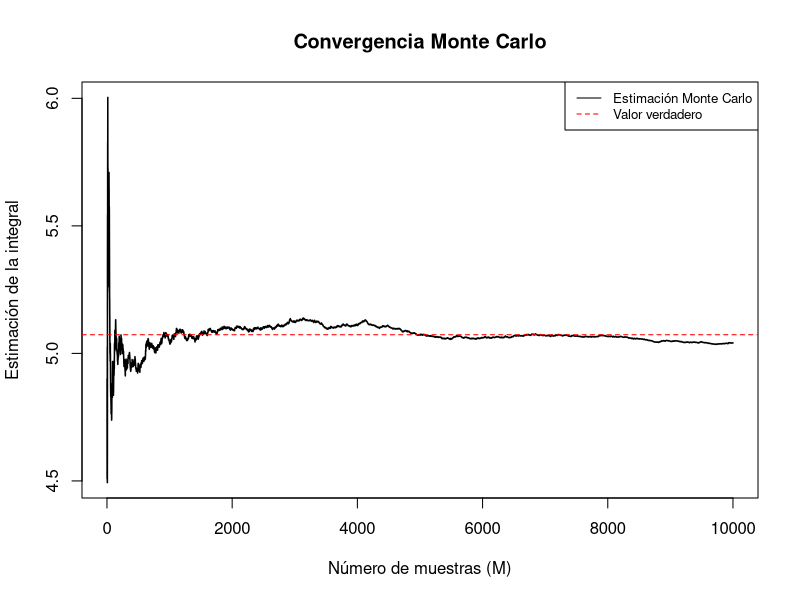
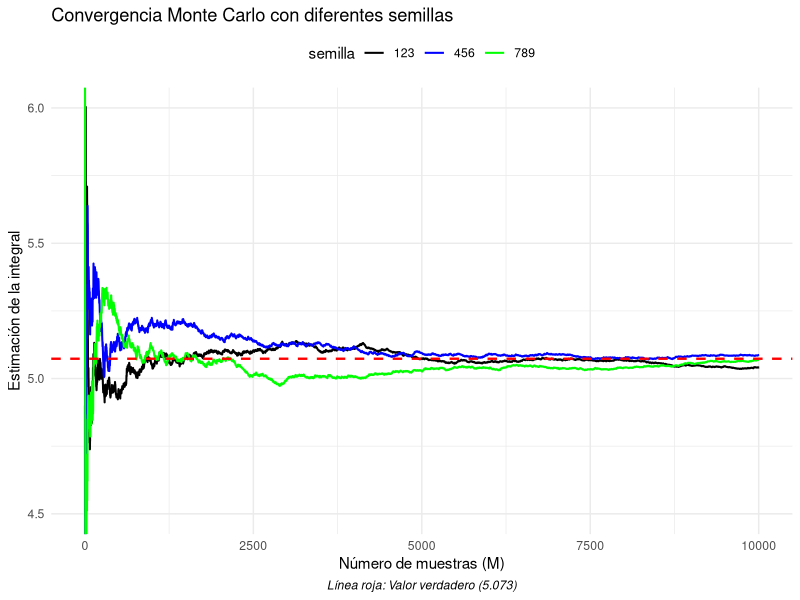
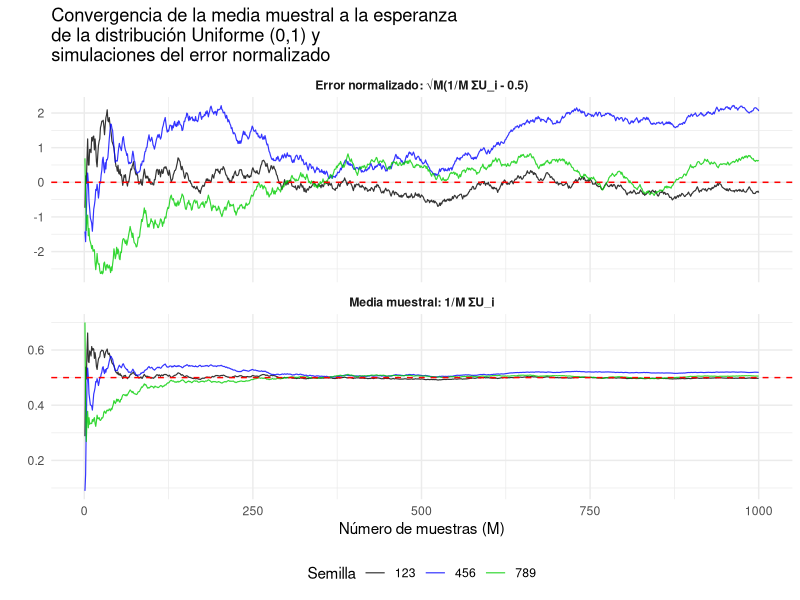
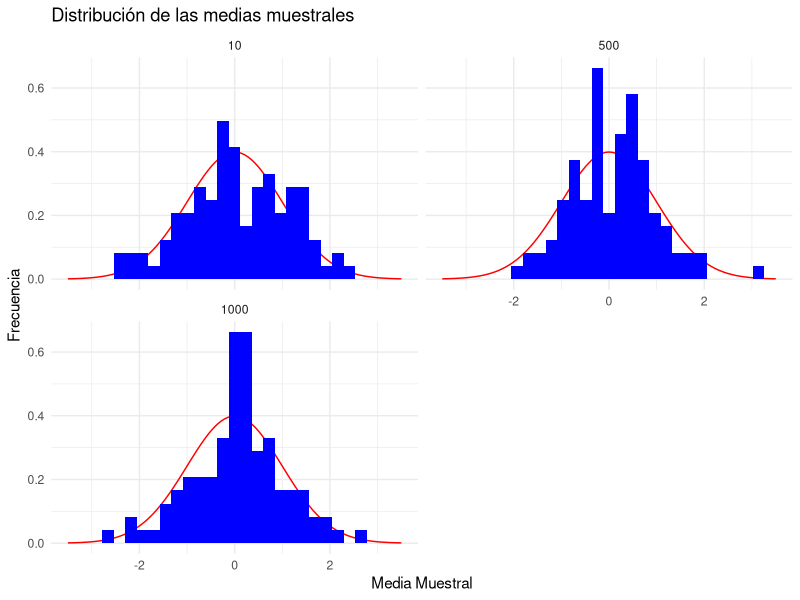

The R source for these figures, in order:
### P2 20/3/2025 - Monte Carlo - ejemplo 1 
### Estimación Monte Carlo 
### de \int_{[0,1]^3} exp(x_1 + x_2 + x_3) dx_1 dx_2 dx_3
library(tidyverse)
rm(list=ls())
set.seed(123)  # reproducibilidad
M <- 10000     # número de muestras

# Generar muestras de Uniforme en [0,1]^3
U <- matrix(runif(3*M), ncol = 3)

# valores de la función integranda
f_vals <- exp(rowSums(U))

# media que varía con M 
running_mean <- cumsum(f_vals) / (1:M)

# verdadero valor de la integral
true_value <- (exp(1) - 1)^3

plot(1:M, running_mean, type = "l", lwd = 1.5,
     main = "Convergencia Monte Carlo",
     xlab = "Número de muestras (M)",
     ylab = "Estimación de la integral")
abline(h = true_value, col = "red", lty = 2)
legend("topright", 
       legend = c("Estimación Monte Carlo", "Valor verdadero"),
       col = c("black", "red"), lty = c(1, 2), cex = 0.8)

##########
### P2 20/3/2025 - Monte Carlo - ejemplo 2 
### Simulación de tres sucesiones
library(ggplot2)

set.seed(123)  # Semilla original
M <- 10000
true_value <- (exp(1) - 1)^3

# Función para generar estimaciones Monte Carlo
genera_estimacion <- function(seed, M) {
  set.seed(seed)
  U <- matrix(runif(3*M), ncol = 3)
  f_vals <- exp(rowSums(U))
  data.frame(
    M = 1:M,
    estimacion = cumsum(f_vals)/(1:M),
    semilla = factor(seed)
  )
}

# Generar datos para 3 semillas diferentes
semillas <- c(123, 456, 789)
df <- do.call(rbind, lapply(semillas, genera_estimacion, M = M))

# Gráfico
ggplot(df, aes(x = M, y = estimacion, color = semilla)) +
  geom_line(size = 0.7) +
  geom_hline(yintercept = true_value, 
             linetype = "dashed", 
             color = "red", 
             size = 0.8) +
  scale_color_manual(values = c("123" = "black", 
                                "456" = "blue", 
                                "789" = "green")) +
  labs(title = "Convergencia Monte Carlo con diferentes semillas",
       x = "Número de muestras (M)",
       y = "Estimación de la integral",
       caption = "Línea roja: Valor verdadero (5.073)") +
  theme_minimal() +
  theme(legend.position = "top",
        plot.caption = element_text(hjust = 0.5, face = "italic")) +
  coord_cartesian(ylim = c(4.5, 6))
##########

##########
### P2 20/3/2025 - Monte Carlo - ejemplo 3 
### Estimación Monte Carlo 
### de la esperanza de una v.a. uniforme en (0,1)
rm(list=ls())
library(ggplot2)
library(tidyr)

genera_simulacion <- function(seed, M) {
  set.seed(seed)
  U <- runif(M)  # Muestras uniformes 1D
  m <- 1:M
  
  # media que varía con M 
  running_mean <- cumsum(U)/m
  # error normalizado que varía con M
  norm_error <- sqrt(m) * (running_mean - 0.5)/sqrt(1/12)
  
  data.frame(
    M = m,
    mediamuestral = running_mean,
    normerror = norm_error,
    Semilla = factor(seed)
  )
}

# Generar datos con tres semillas
semillas <- c(123, 456, 789)
M <- 1000
df <- do.call(rbind, lapply(semillas, genera_simulacion, M = M))

# Reformatear datos para facetado
df_long <- pivot_longer(df, 
            cols = c(mediamuestral, normerror),
            names_to = "Metric",
            values_to = "Value") %>%
  mutate(Metric = factor(Metric, 
            levels = c("normerror", "mediamuestral"),   
            labels = c("Error normalizado: √M(1/M ΣU_i - 0.5)",
                       "Media muestral: 1/M ΣU_i")))

# Gráfico con dos facetas
ggplot(df_long, aes(x = M, y = Value, color = Semilla)) +
  geom_line(alpha = 0.8, linewidth = 0.4) +
  facet_wrap(~ Metric, ncol = 1, scales = "free_y") +
  geom_hline(data = data.frame(Metric = levels(df_long$Metric),
                               yint = c(0, 0.5)),
             aes(yintercept = yint),
             linetype = "dashed", color = "red") +
  scale_color_manual(values = c("123" = "black",
                                "456" = "blue",
                                "789" = "green3")) +
  labs(title = "Convergencia de la media muestral a la esperanza \nde la distribución Uniforme (0,1) y \nsimulaciones del error normalizado",
       x = "Número de muestras (M)",
       y = "") +
  theme_minimal() +
  theme(legend.position = "bottom",
        strip.text = element_text(face = "bold"))
##########

### Ejercicio propuesto: desarrollar el ejemplo 3, generando N= 100, 500, 1000 realizaciones de la sucesión del Error normalizado y construir histogramas/estimación de densidades con los 100, 500, 1000 valores obtenidos cuando M = 500 y 1000. Comparar los histogramas/estimación de densidades así obtenidos con la densidad de una distribución normal centrada con varianza igual a Var(U_1), U_1 ~ Uniforme(0,1). Interpretar los resultados obtenidos.
semillas <- sample(1:10000,100,replace=F) #Obtenemos 100 semillas
M <- 1000
df <- do.call(rbind, lapply(semillas, genera_simulacion, M = M))
df <- df |> filter(M %in% c(10, 500, 1000))

ggplot(df) +
  geom_function(fun = dnorm, colour = "red") +
  geom_histogram(aes(x = normerror, y=after_stat(density)),bins = 30, fill = "blue") +
  labs(title = paste("Distribución de las medias muestrales"),
       x = "Media Muestral", y = "Frecuencia") +
  xlim(-3.5, 3.5) +
  theme_minimal() +
  facet_wrap(~ M, nrow=2)
